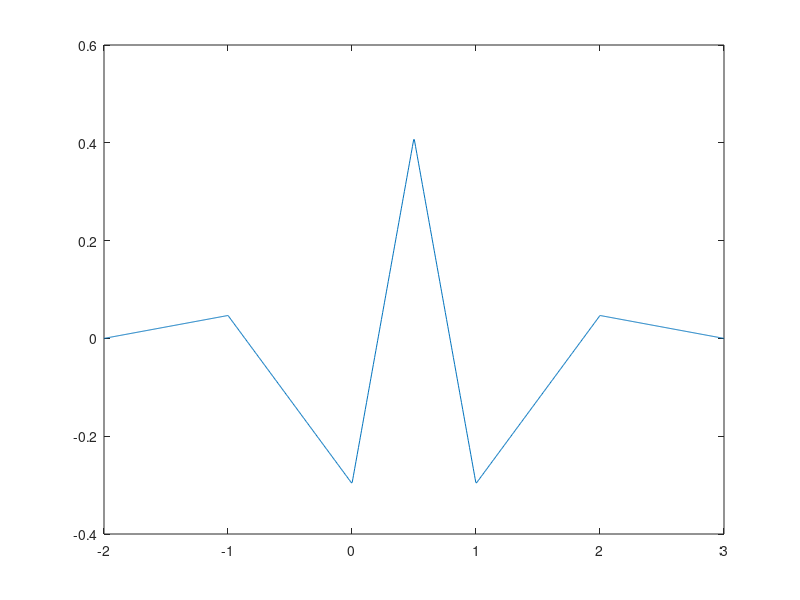

The MATLAB source for this figure:
clear all;
clc;

A = zeros(4,4);
e = zeros(4,1);

for k = 0:3
    A(k+1,:) = [quad(@(t)t.^k.*(1-abs(t)),-1,1) ...
        quad(@(t)t.^k.*(1-abs(t-1)),0,2) ...
        quad(@(t)t.^k.*(1-abs(t+1)),-2,0) ...
        quad(@(t)t.^k.*(1-abs(t-2)),1,3)];
    e(k+1) = quad(@(t)t.^k.*(1-2*abs(t-0.5)),0,1);
end

x = A\e;
alpha = x(1);
beta = x(2);
gamma = x(3);
delta = x(4);

t = linspace(-2, 3, 1000);
psi = (1/sqrt(2))*(t>=0).*(t<=1).*(1-2*abs(t-0.5)) - ...
    alpha*(t>=-1).*(t<=1).*(1-abs(t)) - ...
    beta*(t>=0).*(t<=2).*(1-abs(t-1)) - ...
    gamma*(t>=-2).*(t<=0).*(1-abs(t+1)) - ...
    delta*(t>=1).*(t<=3).*(1-abs(t-2));

plot(t, psi)
